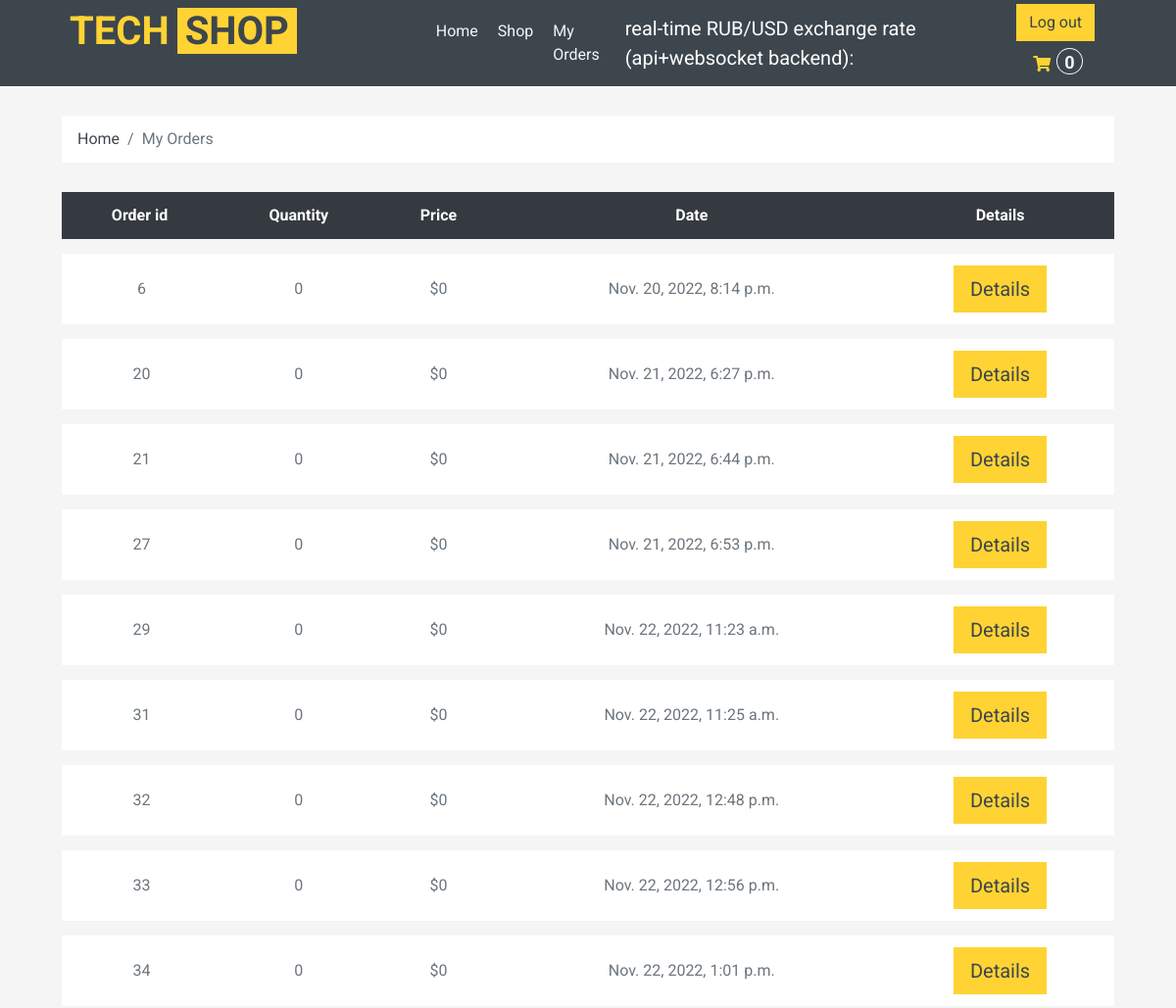
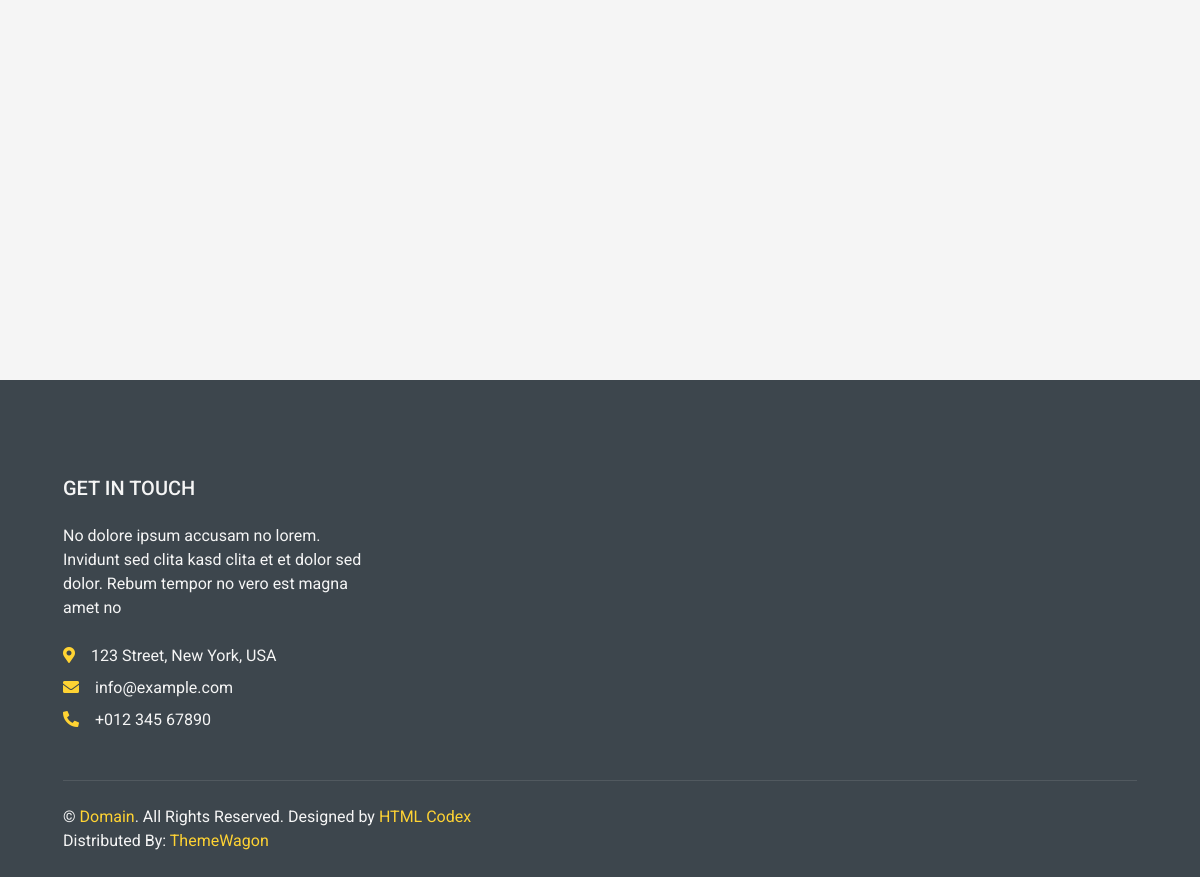
/my_orders (signed in), run on the app's committed database (2 pictures, top to bottom).
### shop/models.py (models this page shows, shortened)
class Order(models.Model):
    STATUS = (
    ("Pending", "Pending"),
    ("Ready", "Ready"),
    ("Delivered", "Delivered"),
    ("Cart", "Cart"),
    )
    date_created = models.DateTimeField(null = True)
    products = models.ManyToManyField("Product")
    customer = models.ForeignKey(User, blank = True, null = True, on_delete = models.SET_NULL)
    status = models.CharField(choices = STATUS, default = "Pending", max_length = 255)
    date_added = models.DateTimeField(auto_now_add = True, null = True)
    @property
    def order_total_price(self):
        return sum([item.total_item_price for item in self.orderitem_set.all()])
    @property
    def order_total_quantity(self):
        return sum([item.quantity for item in self.orderitem_set.all()])

### shop/views.py (the view)
# urls.py: path('my_orders', Shop.my_orders, name = "my_orders"),
    @login_required(login_url = "/login_view")
    def my_orders(request):
        orders_made = Order.objects.exclude(status = "Cart").filter(customer = request.user)
        ctx = {
        "orders_made" : orders_made,
        "crt_total_quantity": Shop.get_cart_total(request),
        }
        return render(request,"orders/my_orders.html",ctx)

### shop/views.py (called while the page is built)
    @staticmethod
    def get_cart_total(request):
        user = request.user
        if request.user.is_authenticated:
            crt, created = Order.objects.get_or_create(customer = user, status = "Cart")
        else:
            crt, created = Order.objects.get_or_create(customer = None, status = "Cart")
        return crt.order_total_quantity

### templates/orders/my_orders.html (shortened to what this page needs)
{%extends "main.html"%}
{%load static%}
{%block cart%}
    <div class="container-fluid">
        <div class="row px-xl-5">
            <div class="col-12">
                <nav class="breadcrumb bg-light mb-30">
                    <a class="breadcrumb-item text-dark" href="{%url 'index'%}">Home</a>
                    <span class="breadcrumb-item active">My Orders</span>
                </nav>
            </div>
        </div>
    </div>
    <div class="container-fluid">
        <div class="row px-xl-5">
            <div class="col-lg-12 table-responsive mb-5">
                <table class="table table-light table-borderless table-hover text-center mb-0">
                    <thead class="thead-dark">
                        <tr>
                            <th>Order id</th>
                            <th>Quantity</th>
                            <th>Price</th>
                            <th>Date</th>
                            <th>Details</th>
                        </tr>
                    </thead>
                    <tbody class="align-middle">
                        {% for order in orders_made%}
                        <tr data-product_id_item ={{item.product.id}} >
                            <td class="align-middle"><img src="{{item.product.pic.url}}" alt="" style="width: 50px;"> {{order.id}}</td>
                            <td class="align-middle">{{order.order_total_quantity}} </td>
                            <td class="align-middle" >${{order.order_total_price}}</td>
                            <td class="align-middle" >{{order.date_added}}</td>
                            <td class="align-middle" ><a class = "btn btn-primary btn-lg" href="{%url 'order_detail' order.id%}">Details</a></td>
                        </tr>
                        {% endfor %}
                    </tbody>
                </table>
            </div>
        </div>
    </div>
{%endblock%}

### data on the page
Order: id "6", order_total_quantity "0", order_total_price "0", date_added "Nov. 20, 2022, 8:14 p.m."
Order: id "20", order_total_quantity "0", order_total_price "0", date_added "Nov. 21, 2022, 6:27 p.m."
Order: id "21", order_total_quantity "0", order_total_price "0", date_added "Nov. 21, 2022, 6:44 p.m."
Order: id "27", order_total_quantity "0", order_total_price "0", date_added "Nov. 21, 2022, 6:53 p.m."
Order: id "29", order_total_quantity "0", order_total_price "0", date_added "Nov. 22, 2022, 11:23 a.m."
Order: id "31", order_total_quantity "0", order_total_price "0", date_added "Nov. 22, 2022, 11:25 a.m."
Order: id "32", order_total_quantity "0", order_total_price "0", date_added "Nov. 22, 2022, 12:48 p.m."
Order: id "33", order_total_quantity "0", order_total_price "0", date_added "Nov. 22, 2022, 12:56 p.m."
Order: id "34", order_total_quantity "0", order_total_price "0", date_added "Nov. 22, 2022, 1:01 p.m."

### other printed values
{{ crt_total_quantity }} "0"
